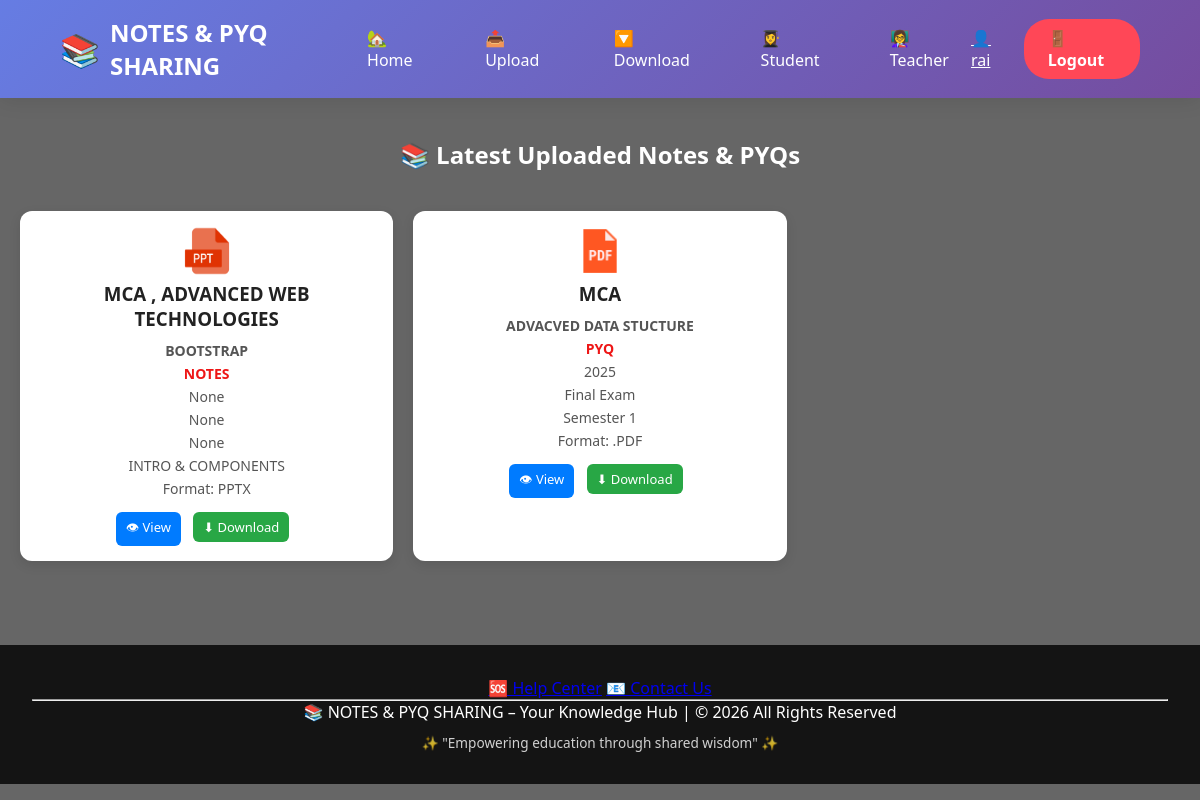
Page /student/ (signed in) on the committed database.
### mynotes/models.py (models this page shows, shortened)
class Resource(models.Model):
    def upload_path(self, filename):
        if self.teacher_student == "student":
            return f'student/{filename}'
        else:
            return f'teacher/{filename}'
    file = models.FileField(upload_to=upload_path)
    user = models.ForeignKey(User, on_delete=models.CASCADE)
    title = models.CharField(max_length=200)
    subject = models.CharField(max_length=200)
    description = models.TextField()
    category = models.CharField(max_length=100)
    teacher_student = models.CharField(max_length=10)
    exam_year = models.CharField(max_length=10, null=True, blank=True)
    semester = models.CharField(max_length=10, null=True, blank=True)
    exam_type = models.CharField(max_length=50, null=True, blank=True)

### mynotes/views.py (the view)
# urls.py: path('student/', views.student, name='student'),
def student(request):
    notes = Resource.objects.filter(teacher_student="student")
    return render(request, 'student.html', {
        'notes': notes
    })

### mynotes/templates/student.html (shortened to what this page needs)
<!DOCTYPE html>
<html lang="en">
<head>
</head>
<body>
    <nav class="navbar">
        <div class="logo">
            <span>📚</span>
            <h2>NOTES & PYQ SHARING</h2>
        </div>
        <div class="nav-links" id="navLinks">
        <a href="{% url 'home' %}">🏡Home</a>
        <a href="{% url 'button' %}">📤 Upload</a>
        <a href="{% url 'notespage' %}">🔽 Download</a>
        <a href="{% url 'student' %}"> 👩‍🎓Student</a>
        <a href="{% url 'teacher' %}"> 👩‍🏫Teacher</a>
        </div>
    <div class="auth-buttons">
    {% if user.is_authenticated %}
        <div class="user-menu">
            <a href="{% url 'profile' %}" class="user-name">
                👤 {{ user.username }}
            </a>
            <a href="{% url 'logout' %}" class="btn-logout">🚪 Logout</a>
        </div>
    </div>
        {% else %}
            <a href="{% url 'login' %}" class="btn-nav btn-login">🔑 Login</a>
            <a href="{% url 'signup' %}" class="btn-nav btn-signup">📝 Signup</a>
        {% endif %}
    </nav>
    <div style="margin-top:40px;">
    <h2 style="text-align:center; color:white; margin-bottom:20px;">
    📚 Latest Uploaded Notes & PYQs
</h2>
<div class="notes-grid">
    {% load static %}
{% for n in notes %}
    <div class="background-card">
        {% with n.file.name|lower as file_name %}
        {% if ".pdf" in file_name %}
            <img src="{% static 'icons/pdf.png' %}" width="50">
        {% elif ".doc" in file_name or ".docx" in file_name %}
            <img src="{% static 'icons/word.png' %}" width="50">
        {% elif ".ppt" in file_name or ".pptx" in file_name %}
            <img src="{% static 'icons/ppt.png' %}" width="50">
        {% elif ".xls" in file_name or ".xlsx" in file_name %}
            <img src="{% static 'icons/excel.png' %}" width="50">
        {% else %}
            <img src="{% static 'icons/file.png' %}" width="50">
        {% endif %}
    {% endwith %}
        <h3 style="font-weight: bold;">{{ n.subject }}</h3>
        <p style="font-weight: bold;">{{ n.title }}</p>
        <p style="color: #ee1616; font-weight: bold;">{{ n.category|upper  }}</p>
        <p>{{ n.exam_year }}</p>
        <p>{{ n.exam_type }}</p>
        <p>{{ n.semester }}</p>
        <p>{{ n.description }}</p>
        <p>Format: {{ n.file.name|slice:"-4:"|upper }}</p>
       {% if user.is_authenticated %}
            <a href="https://docs.google.com/gview?url={{ n.file.url }}&embedded=true" target="_blank">👁 View</a>
            <a href="{{ n.file.url }}" download>⬇ Download</a>
        {% else %}
            <a href="https://docs.google.com/gview?url={{ n.file.url }}&embedded=true" target="_blank">👁 View</a>
            <a href="{% url 'login' %}?next={{ n.file.url }}">⬇ Download</a>
        {% endif %}
    </div>
{% empty %}
    <p style="color:white;">No Uploaded 😔</p>
{% endfor %}
</div>
    <footer>
        <div class="footer-links">
            <a href="{% url 'help' %}">🆘 Help Center</a>
            <a href="{% url 'contact' %}">📧 Contact Us</a>
        </div>
        <hr>
        <p>📚 NOTES & PYQ SHARING – Your Knowledge Hub | © 2026 All Rights Reserved</p>
        <p style="margin-top: 0.6rem; font-size: 0.85rem; opacity: 0.8;">✨ "Empowering education through shared wisdom" ✨</p>
    </footer>
</body>
</html>

### mynotes/templates/student.html (style rules this page uses)
* { margin: 0; padding: 0; box-sizing: border-box; }
body { font-family: 'Segoe UI', Tahoma, Geneva, Verdana, sans-serif; background: linear-gradient(rgba(0, 0, 0, 0.6), rgba(0, 0, 0, 0.6)), url('https://images.unsplash.com/photo-1507842217343-583bb7270b66?ixlib=rb-1.2.1&auto=format&fit=crop&w=1350&q=80'); background-size: cover; background-position: center; background-attachment: fixed; min-height: 100vh; }
.navbar { background: linear-gradient(135deg, rgba(102, 126, 234, 0.95) 0%, rgba(118, 75, 162, 0.95) 100%); backdrop-filter: blur(10px); padding: 1rem 5%; display: flex; justify-content: space-between; align-items: center; box-shadow: 0 2px 20px rgba(0,0,0,0.1); position: sticky; top: 0; z-index: 1000; animation: slideDown 0.5s ease; }
.logo { display: flex; align-items: center; gap: 10px; }
.logo h2 { color: white; font-size: 1.5rem; font-weight: bold; }
.logo span { font-size: 2rem; }
.nav-links { display: flex; gap: 2rem; align-items: center; }
.nav-links a { color: white; text-decoration: none; font-size: 1rem; font-weight: 500; transition: all 0.3s ease; padding: 0.5rem 1rem; border-radius: 8px; display: flex; align-items: center; gap: 8px; }
.auth-buttons { display: flex; gap: 1rem; }
.user-menu { display: flex; align-items: center; gap: 1rem; }
.user-name { color: white; font-weight: 500; display: flex; align-items: center; gap: 8px; }
.btn-logout { background: #ff4757; color: white; padding: 0.5rem 1.5rem; border-radius: 25px; text-decoration: none; font-weight: 600; transition: all 0.3s ease; display: flex; align-items: center; gap: 8px; }
.background-card { background: rgba(255, 255, 255, 0.95); border-radius: 20px; padding: 2.5rem; text-align: center; transition: all 0.3s ease; cursor: pointer; box-shadow: 0 10px 30px rgba(0,0,0,0.2); }
.notes-grid { display: grid; grid-template-columns: repeat(3, 1fr); gap: 20px; padding: 20px; }
.background-card { background: #ffffff; padding: 15px; border-radius: 12px; box-shadow: 0 4px 12px rgba(0,0,0,0.1); transition: 0.3s; }
.background-card h3 { margin-bottom: 10px; color: #222; }
.background-card p { margin: 4px 0; color: #555; font-size: 14px; }
.background-card a { display: inline-block; margin-top: 10px; margin-right: 8px; padding: 6px 10px; border-radius: 6px; text-decoration: none; font-size: 13px; }
.background-card a:first-of-type { background-color: #007bff; color: white; }
.background-card a:last-of-type { background-color: #28a745; color: white; }
footer { background: rgba(0,0,0,0.8); color: white; text-align: center; padding: 2rem; margin-top: 4rem; }

### rows in the picture
Resource: subject "MCA , ADVANCED WEB TECHNOLOGIES", title "BOOTSTRAP", category "NOTES", exam_year "None", exam_type "None", semester "None", description "INTRO & COMPONENTS", file.name "PPTX"
Resource: subject "MCA", title "ADVACVED DATA STUCTURE", category "PYQ", exam_year "2025", exam_type "Final Exam", semester "Semester 1", file.name ".PDF"

### other values in the picture
{{ user.username }} "rai"
